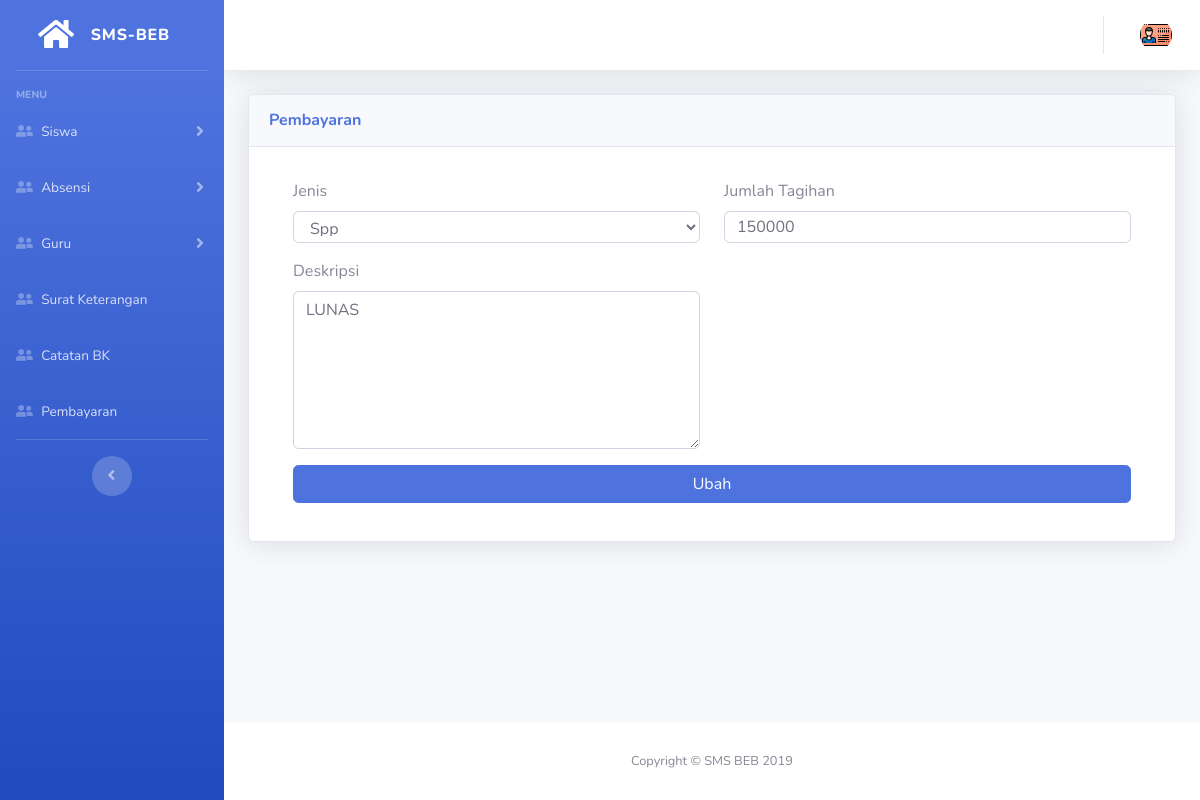
Page /dashboard/pembayaran/edit/6 on the committed database.
### tables this page shows
CREATE TABLE `tb_pembayaran` (
  `id` int(6) NOT NULL,
  `nis` varchar(11) NOT NULL,
  `tanggal` timestamp NOT NULL DEFAULT current_timestamp(),
  `jml_tagihan` int(8) NOT NULL,
  `status` varchar(8) NOT NULL DEFAULT 'Lunas',
  `jenis_pembayaran` tinyint(1) NOT NULL COMMENT '''SPP Tahun 1'',''SPP Tahun 2'',''SPP Tahun 3'',''Study Tour''',
  `deskripsi` varchar(50) DEFAULT NULL
);

### application/views/backend/layout/content.php (called while the page is built)
<?php
include str_replace("system", "application/views/backend/content", BASEPATH)."/$content.php";
 ?>

### application/controllers/dashboard/Pembayaran.php (called while the page is built, shortened)
<?php
class Pembayaran extends CI_Controller {
	function __construct()
  	{
		$this->low = "tb_pembayaran";
		$this->cap = "Pembayaran";
    }
	public function edit($id){
		$data['title'] = "Ubah $this->cap";
		$data['content'] = "$this->low/_form";
		$data['type'] = 'Ubah';
		$data['kelas'] = $this->db->get("tb_kelas")->result_array();
		$data['data'] = $this->db->get_where("$this->low", ['id' => $id])->row_array();
		$this->load->view('backend/index',$data);
	}
}

### index.php (called while the page is built, shortened)
<?php
require_once BASEPATH.'core/CodeIgniter.php';

### application/helpers/input_helper.php (called while the page is built, shortened)
<?php
class Input_helper
{
	public static function postOrOr($index, $a = '', $b = '')
	{
		if(isset($_POST[$index]) && $_POST[$index]!='')
			return $_POST[$index];
		else if(isset($a))
			return $a;
		return $b;
	}
}

### application/views/backend/content/tb_pembayaran/_form.php (the view, shortened to what this page needs)
<div class="container-fluid">
          <div class="card shadow mb-4">
            <div class="card-header py-3">
              <h6 class="m-0 font-weight-bold text-primary datatable">Pembayaran</h6>
            </div>
            <div class="card-body">
            <div class="container" style="margin-top:12px;">
              <form method="post" action="" enctype="multipart/form-data">
                      <div class="row">
                          <div class="form-group col-md-6">
                              <label for="">Jenis</label>
                              <?php
                              $jn = Input_Helper::postOrOr('jenis_pembayaran', $data['jenis_pembayaran']);
                              ?>
                              <select name="jenis_pembayaran" id="" class="form-control">
                                  <option <?= ($jn == 1 ? "selected" : "") ?> value="1">Spp</option>
                              </select>
                          </div>
                          <div class="form-group col-md-6">
                              <label for="">Jumlah Tagihan</label>
                              <input type="number" min="1" name="jml_tagihan" placeholder="Masukkan Tagihan" class="form-control" value="<?= Input_Helper::postOrOr('jml_tagihan', $data['jml_tagihan']) ?>">
                          </div>
                          <div class="form-group col-md-6">
                              <label for="">Deskripsi</label>
                              <textarea name="deskripsi" class="form-control" id="" cols="30" rows="6"><?= Input_Helper::postOrOr('deskripsi', $data['deskripsi']) ?></textarea>
                          </div>
                          <div class="form-group col-md-12">
                              <input type="submit"  value="<?= $type ?>" class="btn btn-primary btn-block">
                          </div>
                      </div>
                  </form>
                </div>
            </div>
          </div>
        </div>

### assets/css/custom.css (style rules this page uses)
.btn { margin-bottom: 2px; }
.form-control { height: 32px; }
.container { width: 100% }

### rows in the picture
tb_pembayaran: jenis_pembayaran "Spp", jml_tagihan "150000", deskripsi "LUNAS"
